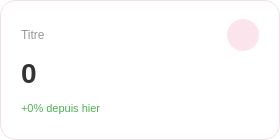
<?xml version="1.0" encoding="UTF-8"?>
<ui version="4.0">
 <class>Card</class>
 <widget class="QFrame" name="Card">
  <property name="geometry">
   <rect>
    <x>0</x>
    <y>0</y>
    <width>280</width>
    <height>140</height>
   </rect>
  </property>
  <property name="minimumSize">
   <size>
    <width>220</width>
    <height>120</height>
   </size>
  </property>
  <property name="styleSheet">
   <string notr="true">QFrame#Card {
    background-color: #ffffff;
    border: 1px solid #f0e0e8;
    border-radius: 16px;
}
QFrame#Card:hover {
    border-color: #e91e90;
    background-color: #fffafc;
}</string>
  </property>
  <property name="frameShape">
   <enum>QFrame::StyledPanel</enum>
  </property>
  <layout class="QVBoxLayout" name="cardLayout">
   <property name="leftMargin">
    <number>20</number>
   </property>
   <property name="topMargin">
    <number>18</number>
   </property>
   <property name="rightMargin">
    <number>20</number>
   </property>
   <property name="bottomMargin">
    <number>18</number>
   </property>
   <item>
    <layout class="QHBoxLayout" name="cardHeaderLayout">
     <item>
      <widget class="QLabel" name="cardTitle">
       <property name="text">
        <string>Titre</string>
       </property>
       <property name="styleSheet">
        <string notr="true">QLabel { font-size: 12px; color: #999999; }</string>
       </property>
      </widget>
     </item>
     <item>
      <spacer name="cardHeaderSpacer">
       <property name="orientation">
        <enum>Qt::Horizontal</enum>
       </property>
      </spacer>
     </item>
     <item>
      <widget class="QLabel" name="cardIcon">
       <property name="minimumSize">
        <size>
         <width>32</width>
         <height>32</height>
        </size>
       </property>
       <property name="maximumSize">
        <size>
         <width>32</width>
         <height>32</height>
        </size>
       </property>
       <property name="styleSheet">
        <string notr="true">QLabel { background-color: #fce4ec; border-radius: 16px; padding: 6px; }</string>
       </property>
       <property name="text">
        <string/>
       </property>
       <property name="scaledContents">
        <bool>true</bool>
       </property>
      </widget>
     </item>
    </layout>
   </item>
   <item>
    <widget class="QLabel" name="cardValue">
     <property name="text">
      <string>0</string>
     </property>
     <property name="styleSheet">
      <string notr="true">QLabel { font-size: 28px; font-weight: bold; color: #333333; }</string>
     </property>
    </widget>
   </item>
   <item>
    <widget class="QLabel" name="cardSubtext">
     <property name="text">
      <string>+0% depuis hier</string>
     </property>
     <property name="styleSheet">
      <string notr="true">QLabel { font-size: 11px; color: #4caf50; }</string>
     </property>
    </widget>
   </item>
  </layout>
 </widget>
 <resources/>
 <connections/>
</ui>
